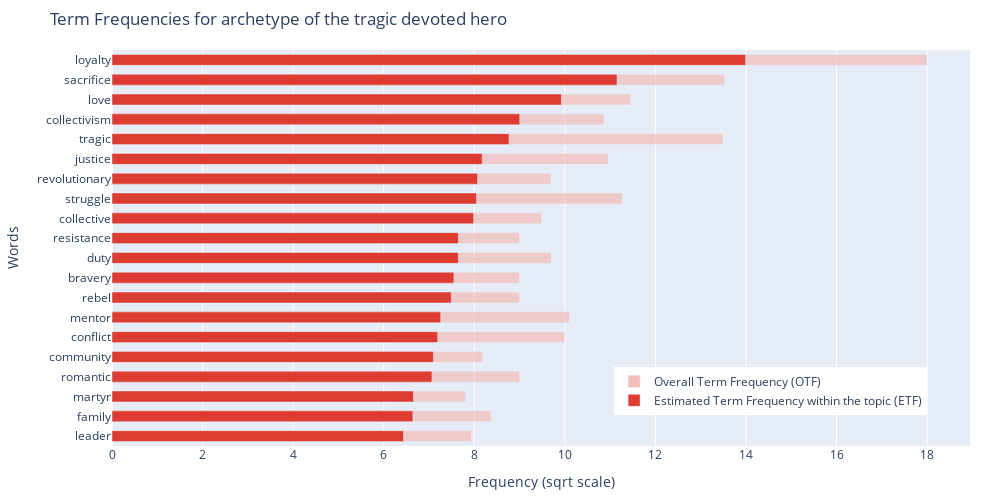
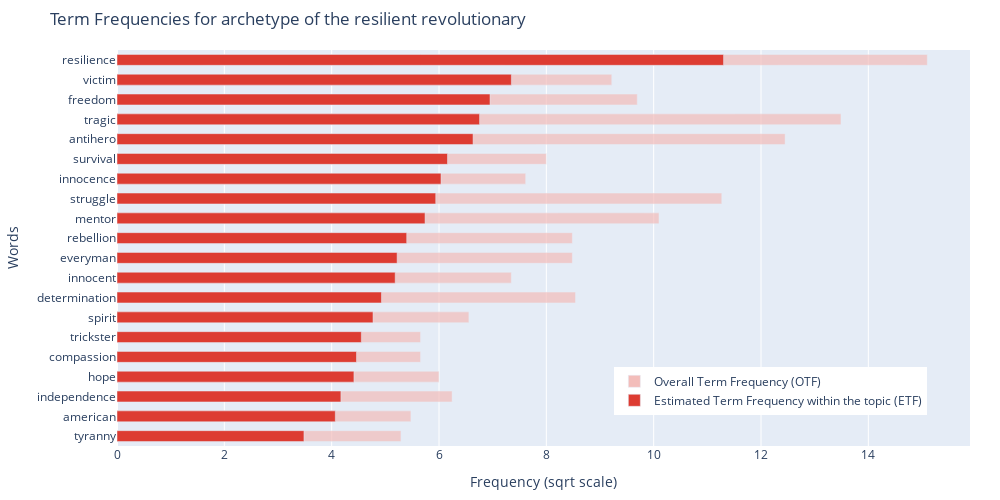
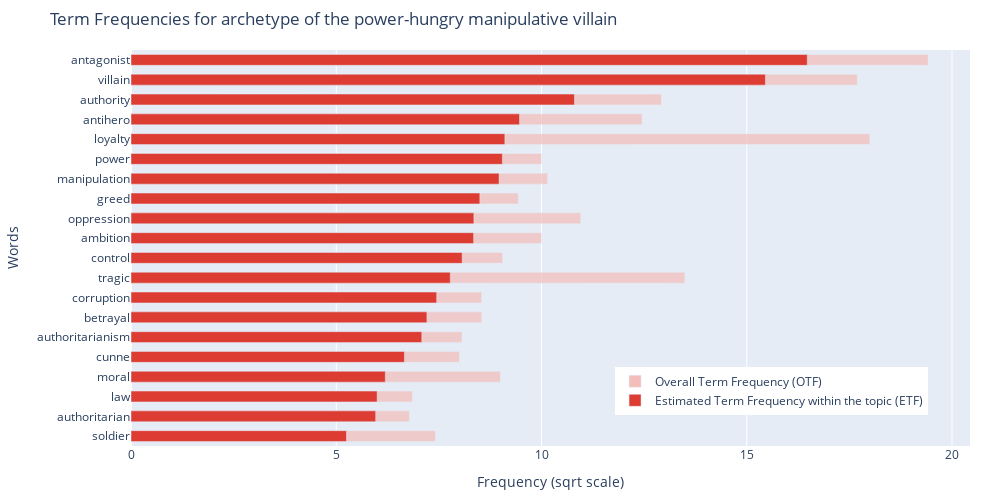

These figures' notebook cell, in order:
### Code cell
lda_model, corpus, dictionary = eastern_char_topic
overall_term_freq = compute_overall_term_freq(corpus, dictionary)
est_term_freq_by_topic = compute_estimated_term_freq(lda_model, corpus, dictionary, 20)
plotly_term_frequencies(est_term_freq_by_topic, overall_term_freq, ['#DD3C32','#F3BDBA'], EAST_ARCHETYPES_MAP)

### Figure 1 — Plotly figure (JSON) as saved in the notebook; plotly's stock layout.template omitted (floating-point values rounded to 4 significant figures)
{"data": [{"hovertemplate": "Word: <b>%{y}</b><br>sqrt(OTF) = <b>%{x}</b><extra></extra>", "marker": {"color": "#F3BDBA", "opacity": 0.7}, "name": "Overall Term Frequency (OTF)", "orientation": "h", "type": "bar", "width": 0.55, "x": [7.937, 8.367, 7.81, 9, 8.185, 10, 10.1, 9, 9, 9.695, 9, 9.487, 11.27, 9.695, 10.95, 13.49, 10.86, 11.45, 13.53, 18], "y": ["leader", "family", "martyr", "romantic", "community", "conflict", "mentor", "rebel", "bravery", "duty", "resistance", "collective", "struggle", "revolutionary", "justice", "tragic", "collectivism", "love", "sacrifice", "loyalty"]}, {"hovertemplate": "Word: <b>%{y}</b><br>sqrt(ETF) = <b>%{x}</b><extra></extra>", "marker": {"color": "#DD3C32"}, "name": "Estimated Term Frequency within the topic (ETF)", "orientation": "h", "type": "bar", "width": 0.55, "x": [6.437, 6.644, 6.656, 7.065, 7.097, 7.191, 7.259, 7.491, 7.55, 7.649, 7.65, 7.986, 8.051, 8.075, 8.175, 8.767, 9.004, 9.925, 11.15, 13.99], "y": ["leader", "family", "martyr", "romantic", "community", "conflict", "mentor", "rebel", "bravery", "duty", "resistance", "collective", "struggle", "revolutionary", "justice", "tragic", "collectivism", "love", "sacrifice", "loyalty"]}], "layout": {"barmode": "overlay", "height": 500, "legend": {"x": 0.95, "xanchor": "right", "y": 0.2, "yanchor": "top"}, "margin": {"b": 50, "l": 30, "r": 30, "t": 50}, "title": {"text": "Term Frequencies for archetype of the tragic devoted hero"}, "width": 1000, "xaxis": {"title": {"text": "Frequency (sqrt scale)"}}, "yaxis": {"title": {"text": "Words"}}}}

### Figure 2 — Plotly figure (JSON) as saved in the notebook; plotly's stock layout.template omitted (floating-point values rounded to 4 significant figures)
{"data": [{"hovertemplate": "Word: <b>%{y}</b><br>sqrt(OTF) = <b>%{x}</b><extra></extra>", "marker": {"color": "#F3BDBA", "opacity": 0.7}, "name": "Overall Term Frequency (OTF)", "orientation": "h", "type": "bar", "width": 0.55, "x": [5.292, 5.477, 6.245, 6, 5.657, 5.657, 6.557, 8.544, 7.348, 8.485, 8.485, 10.1, 11.27, 7.616, 8, 12.45, 13.49, 9.695, 9.22, 15.1], "y": ["tyranny", "american", "independence", "hope", "compassion", "trickster", "spirit", "determination", "innocent", "everyman", "rebellion", "mentor", "struggle", "innocence", "survival", "antihero", "tragic", "freedom", "victim", "resilience"]}, {"hovertemplate": "Word: <b>%{y}</b><br>sqrt(ETF) = <b>%{x}</b><extra></extra>", "marker": {"color": "#DD3C32"}, "name": "Estimated Term Frequency within the topic (ETF)", "orientation": "h", "type": "bar", "width": 0.55, "x": [3.484, 4.068, 4.172, 4.415, 4.463, 4.554, 4.771, 4.928, 5.184, 5.22, 5.399, 5.74, 5.939, 6.038, 6.159, 6.635, 6.756, 6.951, 7.349, 11.3], "y": ["tyranny", "american", "independence", "hope", "compassion", "trickster", "spirit", "determination", "innocent", "everyman", "rebellion", "mentor", "struggle", "innocence", "survival", "antihero", "tragic", "freedom", "victim", "resilience"]}], "layout": {"barmode": "overlay", "height": 500, "legend": {"x": 0.95, "xanchor": "right", "y": 0.2, "yanchor": "top"}, "margin": {"b": 50, "l": 30, "r": 30, "t": 50}, "title": {"text": "Term Frequencies for archetype of the resilient revolutionary"}, "width": 1000, "xaxis": {"title": {"text": "Frequency (sqrt scale)"}}, "yaxis": {"title": {"text": "Words"}}}}

### Figure 3 — Plotly figure (JSON) as saved in the notebook; plotly's stock layout.template omitted (floating-point values rounded to 4 significant figures)
{"data": [{"hovertemplate": "Word: <b>%{y}</b><br>sqrt(OTF) = <b>%{x}</b><extra></extra>", "marker": {"color": "#F3BDBA", "opacity": 0.7}, "name": "Overall Term Frequency (OTF)", "orientation": "h", "type": "bar", "width": 0.55, "x": [7.416, 6.782, 6.856, 9, 8, 8.062, 8.544, 8.544, 13.49, 9.055, 10, 10.95, 9.434, 10.15, 10, 18, 12.45, 12.92, 17.69, 19.42], "y": ["soldier", "authoritarian", "law", "moral", "cunne", "authoritarianism", "betrayal", "corruption", "tragic", "control", "ambition", "oppression", "greed", "manipulation", "power", "loyalty", "antihero", "authority", "villain", "antagonist"]}, {"hovertemplate": "Word: <b>%{y}</b><br>sqrt(ETF) = <b>%{x}</b><extra></extra>", "marker": {"color": "#DD3C32"}, "name": "Estimated Term Frequency within the topic (ETF)", "orientation": "h", "type": "bar", "width": 0.55, "x": [5.25, 5.961, 5.997, 6.196, 6.662, 7.084, 7.209, 7.447, 7.778, 8.067, 8.347, 8.353, 8.498, 8.966, 9.047, 9.108, 9.465, 10.8, 15.46, 16.47], "y": ["soldier", "authoritarian", "law", "moral", "cunne", "authoritarianism", "betrayal", "corruption", "tragic", "control", "ambition", "oppression", "greed", "manipulation", "power", "loyalty", "antihero", "authority", "villain", "antagonist"]}], "layout": {"barmode": "overlay", "height": 500, "legend": {"x": 0.95, "xanchor": "right", "y": 0.2, "yanchor": "top"}, "margin": {"b": 50, "l": 30, "r": 30, "t": 50}, "title": {"text": "Term Frequencies for archetype of the power-hungry manipulative villain"}, "width": 1000, "xaxis": {"title": {"text": "Frequency (sqrt scale)"}}, "yaxis": {"title": {"text": "Words"}}}}
